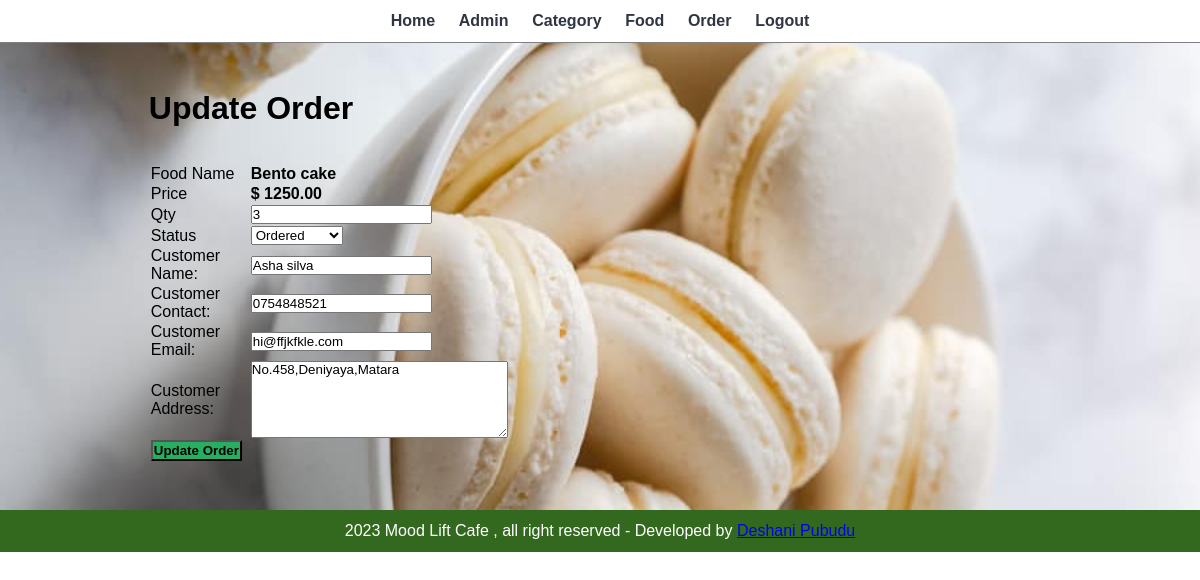
Screenshot of /admin/update-order.php?id=4 (signed in) with the database file from the repository.
### tables this page shows
CREATE TABLE `tbl_order` (
  `id` int(10) UNSIGNED NOT NULL,
  `food` varchar(150) NOT NULL,
  `price` decimal(10,2) NOT NULL,
  `qty` varchar(50) NOT NULL,
  `total` int(11) NOT NULL,
  `order_date` datetime NOT NULL,
  `status` varchar(50) NOT NULL,
  `customer_name` varchar(150) NOT NULL,
  `customer_contact` varchar(20) NOT NULL,
  `customer_email` varchar(150) NOT NULL,
  `customer_address` varchar(255) NOT NULL
);

### admin/update-order.php (the view, shortened to what this page needs)
<?php include('partials/menu.php'); ?>
<div class="main-content">
    <div class="wrapper">
        <h1>Update Order</h1>
        <br><br>
        <?php
            if(isset($_GET['id']))
            {
                $id=$_GET['id'];
                $sql = "SELECT * FROM tbl_order WHERE id=$id";
                $res = mysqli_query($conn, $sql);
                $count = mysqli_num_rows($res);
                if($count==1)
                {
                    $row=mysqli_fetch_assoc($res);
                    $food = $row['food'];
                    $price = $row['price'];
                    $qty = $row['qty'];
                    $status = $row['status'];
                    $customer_name = $row['customer_name'];
                    $customer_contact = $row['customer_contact'];
                    $customer_email = $row['customer_email'];
                    $customer_address= $row['customer_address'];
                }
                else
                {
                    header('location:'.SITEURL.'admin/manage-order.php');
                }
            }
            else
            {
                header('location:'.SITEURL.'admin/manage-order.php');
            }
        ?>
        <form action="" method="POST">
            <table class="tbl-30">
                <tr>
                    <td>Food Name</td>
                    <td><b> <?php echo $food; ?> </b></td>
                </tr>
                <tr>
                    <td>Price</td>
                    <td>
                        <b> $ <?php echo $price; ?></b>
                    </td>
                </tr>
                <tr>
                    <td>Qty</td>
                    <td>
                        <input type="number" name="qty" value="<?php echo $qty; ?>">
                    </td>
                </tr>
                <tr>
                    <td>Status</td>
                    <td>
                        <select name="status">
                            <option <?php if($status=="Ordered"){echo "selected";} ?> value="Ordered">Ordered</option>
                        </select>
                    </td>
                </tr>
                <tr>
                    <td>Customer Name: </td>
                    <td>
                        <input type="text" name="customer_name" value="<?php echo $customer_name; ?>">
                    </td>
                </tr>
                <tr>
                    <td>Customer Contact: </td>
                    <td>
                        <input type="text" name="customer_contact" value="<?php echo $customer_contact; ?>">
                    </td>
                </tr>
                <tr>
                    <td>Customer Email: </td>
                    <td>
                        <input type="text" name="customer_email" value="<?php echo $customer_email; ?>">
                    </td>
                </tr>
                <tr>
                    <td>Customer Address: </td>
                    <td>
                        <textarea name="customer_address" cols="30" rows="5"><?php echo $customer_address; ?></textarea>
                    </td>
                </tr>
                <tr>
                    <td clospan="2">
                        <input type="submit" name="submit" value="Update Order" class="btn-secondary">
                    </td>
                </tr>
            </table>
        </form>
    </div>
</div>
<?php include('partials/footer.php'); ?>

### css/admin.css (style rules this page uses)
* { margin: 0; padding: 0; font-family: Arial, Helvetica, sans-serif; }
.wrapper { padding: 1%; width: 80%; margin: 0 auto; }
.main-content { padding: 3%; background-image: url("../admin/food3.jpg"); background-size: cover; background-position: center; color: black; }
.btn-secondary { background-color: #27ae60; padding: 1%; color: black; text-decoration: none; font-weight: bold; }
.tbl-30 { width: 40%; }

### rows the page displays
tbl_order: food "Bento cake", price "1250.00", qty "3", status "Ordered", customer_name "Asha silva", customer_contact "0754848521", customer_email "hi@ffjkfkle.com", customer_address "No.458,Deniyaya,Matara"
